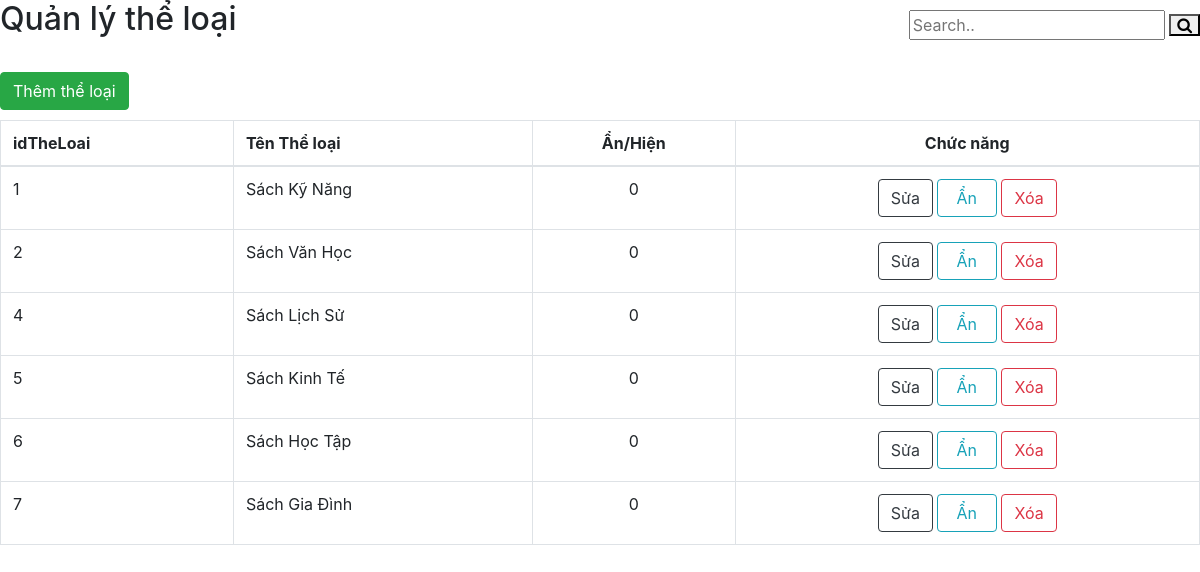
The page /admin/TheLoai.php on the database its author committed.
### tables this page shows
CREATE TABLE `tbltheloai` (
  `idTheLoai` varchar(30) NOT NULL,
  `tenTheLoai` varchar(30) NOT NULL,
  `HienThi` int(11) NOT NULL
);

### admin/TheLoai.php (the view, shortened to what this page needs)
<?php
    include 'scripts.php';
?>
<link rel="stylesheet" href="https://cdnjs.cloudflare.com/ajax/libs/font-awesome/4.7.0/css/font-awesome.min.css">
		<div class="title"><h2>Quản lý thể loại</h2></div>
		<div class="search-container">
    		<form action="code.php" method="post">
      			<input type="text" placeholder="Search.." name="search">
      			<button type="submit" name="btnSearch_TL"><i class="fa fa-search"></i></button>
    		</form>
  		</div>
<button type="button" class="btn btn-success"   style="margin-bottom:10px;" data-toggle="modal" data-target=" <?php echo '#AddModal' ?>">Thêm thể loại</button>
<div class="table-responsive">
<?php
    $connection = mysqli_connect("localhost", "root", "", "bookshop");
    $query = "SELECT * FROM tbltheloai";
    $query_run = mysqli_query($connection, $query);
?>
<table class="table table-bordered" id="datatable" width="100%" cellspacing="0">
	<thead>
		<tr>
			<th>idTheLoai</th>
			<th>Tên Thể loại</th>
			<th style="text-align:center;">Ẩn/Hiện</th>
			<th style="text-align:center;">Chức năng</th>
		</tr>
	</thead>
	<tbody>
	<?php
        if (mysqli_num_rows($query_run)>0) {
            while ($row = mysqli_fetch_assoc($query_run)) {
                ?>
<form action="code.php"  method="POST">
		<tr>
			<td><?php echo $row['idTheLoai']; ?></td>
			<td><?php echo $row['tenTheLoai']; ?></td>
			<td style="text-align:center;"><?php echo $row['HienThi']; ?></td>
			<td style="text-align:center;">
				<form action=""  method="POST">
					<button type="button" class="btn btn-outline-dark" name="btn_Edit" data-toggle="modal" data-target=" <?php echo '#EditModal'.$row['idTheLoai'].'' ?>">Sửa</button>
                <?php
                    if ( $row['HienThi'] == 0)
                    echo '<form action="code.php"  method="POST">
					    <button type="submit" class="btn btn-outline-info" name="btn_LockTL" style="margin-left: 0px; padding-right: 19px; padding-left: 18px;">Ẩn</button>
				    ';
                    else
                    echo '<form action="code.php"  method="POST">
					    <button type="submit" class="btn btn-outline-info" name="btn_unLockTL">Hiện</button>
			        ';
                ?>
                <form action=""  method="POST">
                    <button type="button" class="btn btn-outline-danger" name="btnDel"
                            data-toggle="modal" data-target="#DelModal<?php echo $row['idTheLoai']; ?>">Xóa</button>
                </form>
            </td>
		</tr>
</form>
		<?php
            }
        } else {
            echo "Không tìm thấy thể loại";
        }
        ?>
	</tbody>
</table>
</div>

### admin/scripts.php (shortened to what this page needs)
<link rel="stylesheet" href="https://maxcdn.bootstrapcdn.com/bootstrap/4.5.0/css/bootstrap.min.css">
<link rel="stylesheet" href="http://code.jquery.com/ui/1.11.4/themes/smoothness/jquery-ui.css">

### admin/TheLoai.php (style rules this page uses)
.title { float:left; }
.search-container { float:right; margin-top:10px; }

### rows shown on the page
tbltheloai: idTheLoai "1", tenTheLoai "Sách Kỹ Năng", HienThi "0", shows "Ẩn"
tbltheloai: idTheLoai "2", tenTheLoai "Sách Văn Học", HienThi "0", shows "Ẩn"
tbltheloai: idTheLoai "4", tenTheLoai "Sách Lịch Sử", HienThi "0", shows "Ẩn"
tbltheloai: idTheLoai "5", tenTheLoai "Sách Kinh Tế", HienThi "0", shows "Ẩn"
tbltheloai: idTheLoai "6", tenTheLoai "Sách Học Tập", HienThi "0", shows "Ẩn"
tbltheloai: idTheLoai "7", tenTheLoai "Sách Gia Đình", HienThi "0", shows "Ẩn"
